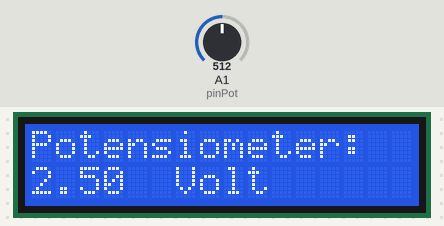
This sketch was run on a simulated Arduino Uno, built with avr-gcc and run on an emulated ATmega328P. Shown: 16×2 character LCD. The inputs (shaded band) are chosen by the test bench; at power-on: A1 (pinPot) = 512. What the sketch prints to the serial monitor is not drawn.

Above: at 1.2 s.
1.3 s: A1 (pinPot) set to 716
At 3.1 s:
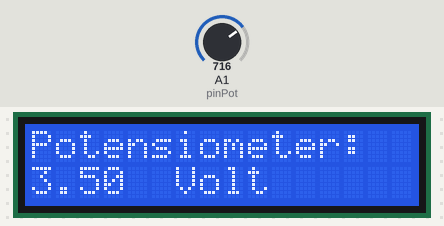
3.6 s: A1 (pinPot) set to 900
At 5.3 s:
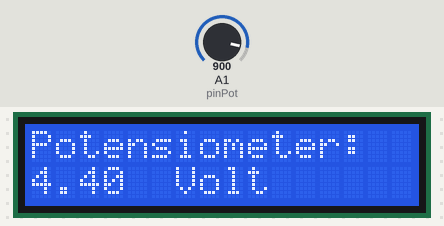
5.6 s: A1 (pinPot) set to 1023
At 7.6 s:
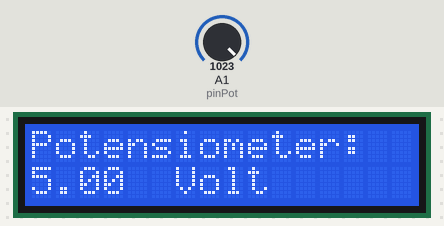
Timing chart, 0 to 9.1 s (numbered marks = the images above; inputs shaded):
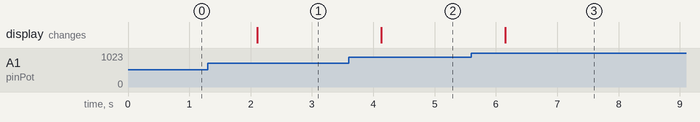

Measured:
- after the input at 1.3 s, the display: changes after 0.81 s (image 1)
- after the input at 3.6 s, the display: changes after 0.53 s (image 2)
- after the input at 5.6 s, the display: changes after 0.55 s (image 3)

The sketch:

percobaan_2_potensio.ino
```cpp
//Menampilkan nilai tengangan potensiometer di LCD I2C
#include <LiquidCrystal_I2C.h>
LiquidCrystal_I2C lcd(0x27, 16, 2);

float pinPot = A1;
float nilaiPotensio = 0;

void setup() {
lcd.begin();
lcd.print ("Potensiometer:  ");
lcd.setCursor(0, 1);
Serial.begin(9600);
}
void loop()
{
float nilaisensor = analogRead(pinPot);
float teg = nilaisensor * (5.0 / 1023.0);
Serial.println(teg);
lcd.setCursor (0, 1);
lcd.print(teg);
lcd.setCursor(6, 1);
lcd.print ("Volt");
delay(1000);
}

//Menampilkan tingkat kecerahan LED di LCD I2C
/*#include <LiquidCrystal_I2C.h>
LiquidCrystal_I2C lcd(0x27, 16, 2);
int pinPot = A1;
int nilaiPot = 0;
int led = 11;
void setup() {
lcd.begin();
pinMode(A1, INPUT);
pinMode(led, OUTPUT);
Serial.begin(9600);
}
void loop(){
lcd.setCursor(0, 0);
lcd.print ("Brightness :  ");
lcd.setCursor(5, 1);
lcd.print ("%");
nilaiPot= analogRead(pinPot);
nilaiPot = map(nilaiPot, 0, 1023, 0, 255);
int pwm = (nilaiPot * 100) / 255;
Serial.println(pwm);
analogWrite(led, nilaiPot);
lcd.setCursor (0, 1);
lcd.print(pwm);
delay (1000);
}
*/
```
